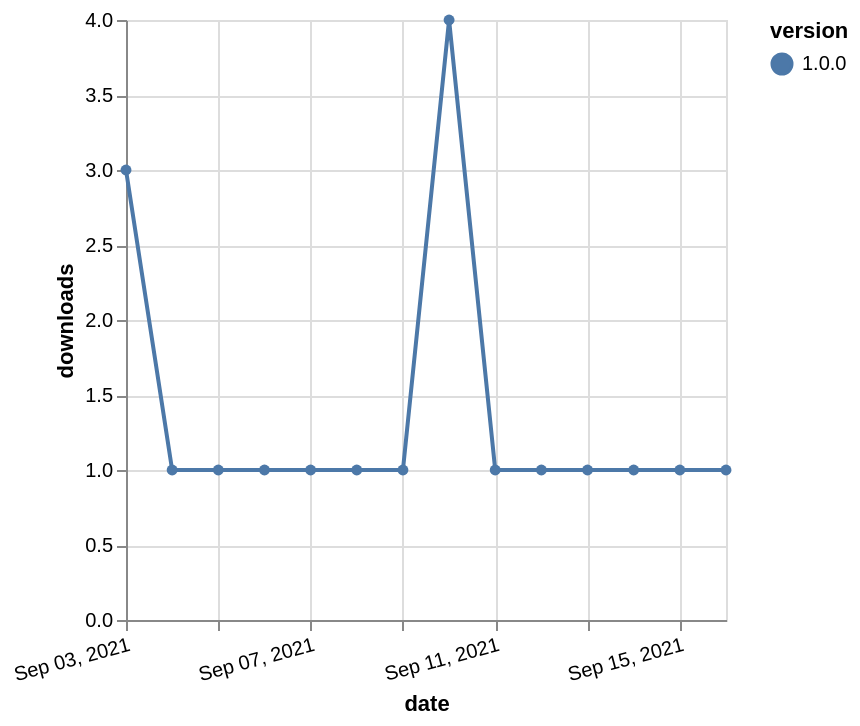

The Vega-Lite source for this figure:
### Vega-Lite specification from a JSON file in a GitHub repository (floating-point values rounded to 4 significant figures)
{"$schema": "https://vega.github.io/schema/vega-lite/v5.json", "description": "A simple bar chart with embedded data.", "data": {"values": [{"date": "2021-09-03", "total": 128, "delta": 3, "version": "1.0.0"}, {"date": "2021-09-04", "total": 129, "delta": 1, "version": "1.0.0"}, {"date": "2021-09-05", "total": 130, "delta": 1, "version": "1.0.0"}, {"date": "2021-09-06", "total": 131, "delta": 1, "version": "1.0.0"}, {"date": "2021-09-07", "total": 132, "delta": 1, "version": "1.0.0"}, {"date": "2021-09-08", "total": 133, "delta": 1, "version": "1.0.0"}, {"date": "2021-09-09", "total": 134, "delta": 1, "version": "1.0.0"}, {"date": "2021-09-10", "total": 138, "delta": 4, "version": "1.0.0"}, {"date": "2021-09-11", "total": 139, "delta": 1, "version": "1.0.0"}, {"date": "2021-09-12", "total": 140, "delta": 1, "version": "1.0.0"}, {"date": "2021-09-13", "total": 141, "delta": 1, "version": "1.0.0"}, {"date": "2021-09-14", "total": 142, "delta": 1, "version": "1.0.0"}, {"date": "2021-09-15", "total": 143, "delta": 1, "version": "1.0.0"}, {"date": "2021-09-16", "total": 144, "delta": 1, "version": "1.0.0"}]}, "width": "container", "mark": {"type": "line", "point": {"filled": true}}, "encoding": {"x": {"field": "date", "type": "temporal", "timeUnit": "yearmonthdate", "title": "date", "axis": {"labelAngle": -15}}, "y": {"field": "delta", "type": "quantitative", "title": "downloads"}, "color": {"field": "version", "type": "nominal"}, "tooltip": {"field": "delta"}}}
